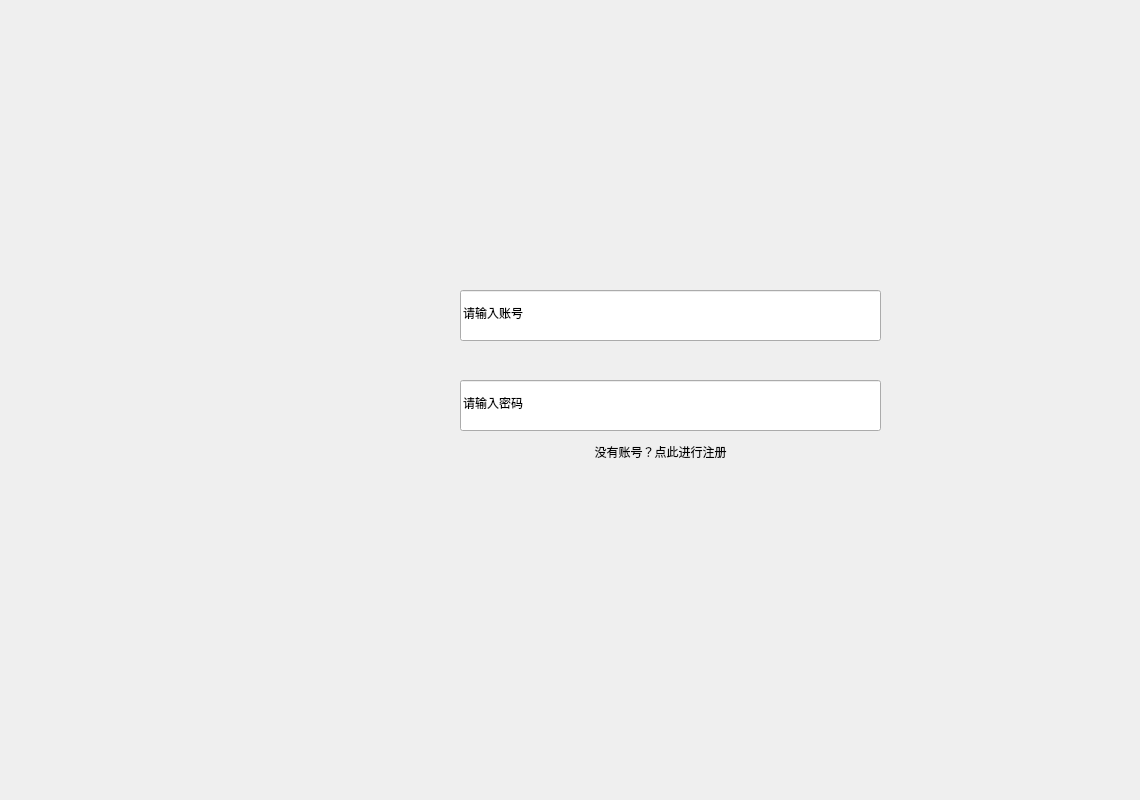
<?xml version="1.0" encoding="UTF-8"?>
<ui version="4.0">
 <class>Login</class>
 <widget class="QWidget" name="Login">
  <property name="geometry">
   <rect>
    <x>0</x>
    <y>0</y>
    <width>1140</width>
    <height>800</height>
   </rect>
  </property>
  <property name="windowTitle">
   <string>Form</string>
  </property>
  <widget class="QLineEdit" name="accont">
   <property name="geometry">
    <rect>
     <x>460</x>
     <y>290</y>
     <width>421</width>
     <height>51</height>
    </rect>
   </property>
   <property name="inputMask">
    <string/>
   </property>
   <property name="text">
    <string>请输入账号</string>
   </property>
  </widget>
  <widget class="QLineEdit" name="password">
   <property name="geometry">
    <rect>
     <x>460</x>
     <y>380</y>
     <width>421</width>
     <height>51</height>
    </rect>
   </property>
   <property name="text">
    <string>请输入密码</string>
   </property>
  </widget>
  <widget class="QPushButton" name="loginBotton">
   <property name="geometry">
    <rect>
     <x>590</x>
     <y>490</y>
     <width>131</width>
     <height>51</height>
    </rect>
   </property>
   <property name="text">
    <string/>
   </property>
   <property name="icon">
    <iconset resource="botton.qrc">
     <normaloff>:/botton/Menu/login.png</normaloff>:/botton/Menu/login.png</iconset>
   </property>
   <property name="iconSize">
    <size>
     <width>250</width>
     <height>150</height>
    </size>
   </property>
   <property name="flat">
    <bool>true</bool>
   </property>
  </widget>
  <widget class="QPushButton" name="registBotton">
   <property name="geometry">
    <rect>
     <x>590</x>
     <y>440</y>
     <width>141</width>
     <height>24</height>
    </rect>
   </property>
   <property name="text">
    <string>没有账号？点此进行注册</string>
   </property>
   <property name="flat">
    <bool>true</bool>
   </property>
  </widget>
  <widget class="QPushButton" name="backHome2">
   <property name="geometry">
    <rect>
     <x>50</x>
     <y>660</y>
     <width>101</width>
     <height>101</height>
    </rect>
   </property>
   <property name="styleSheet">
    <string notr="true">background:transparent</string>
   </property>
   <property name="text">
    <string/>
   </property>
   <property name="icon">
    <iconset resource="background.qrc">
     <normaloff>:/InGame/menu.png</normaloff>:/InGame/menu.png</iconset>
   </property>
   <property name="iconSize">
    <size>
     <width>100</width>
     <height>100</height>
    </size>
   </property>
   <property name="flat">
    <bool>true</bool>
   </property>
  </widget>
 </widget>
 <resources>
  <include location="botton.qrc"/>
  <include location="background.qrc"/>
 </resources>
 <connections/>
</ui>
